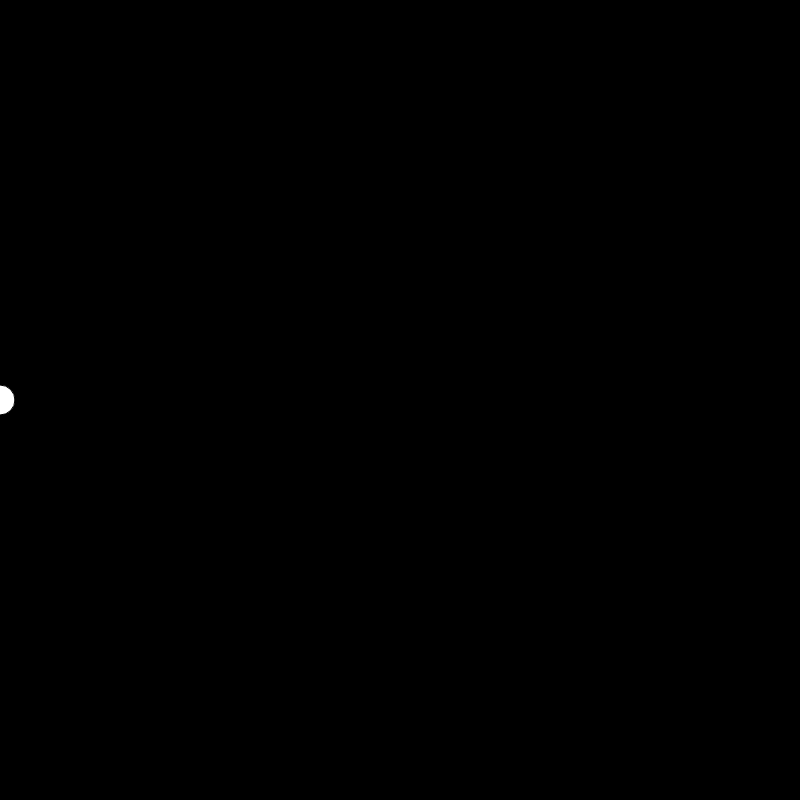
Frame 1 (no input)
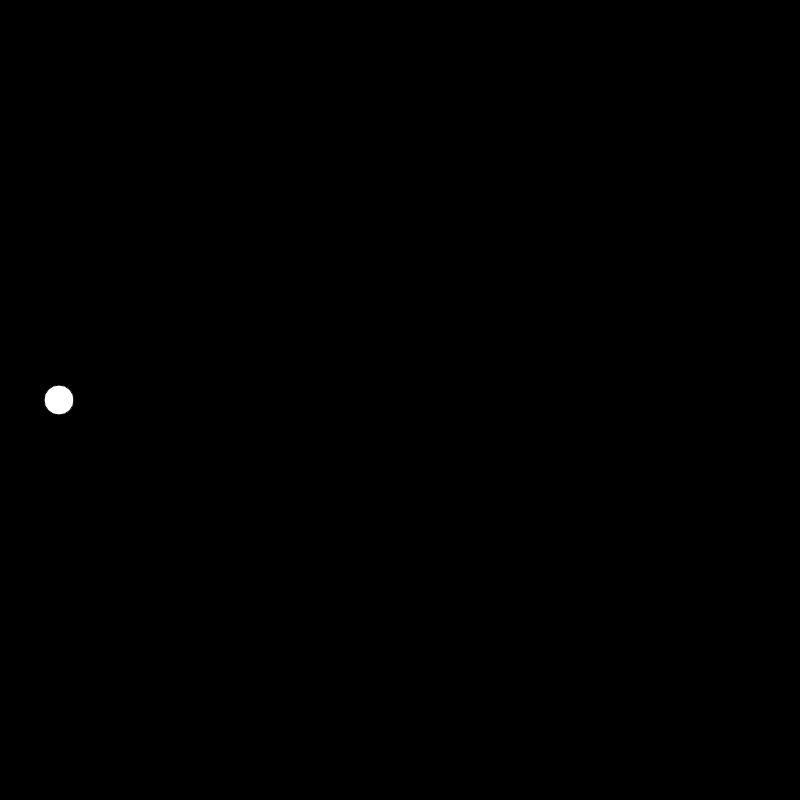
Frame 60 (no input)
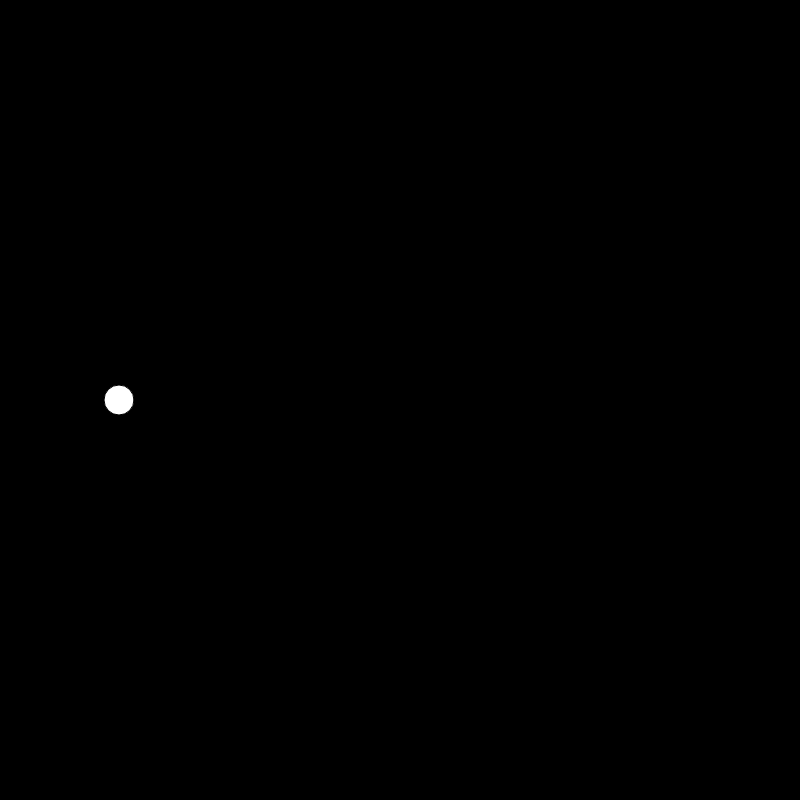
Frame 120 (the mouse pressed at the canvas centre since frame 60)

The p5.js sketch that drew these frames (run headless with seeded random() and noise() and a simulated clock; from frame 60 on, the mouse is pressed at the canvas centre):

// p5.js sketch
// ── sketch.js

var posX;
var posY;
var canvasHeight;
var canvasWidth;

function setup() {
  canvasHeight = 800;
  canvasWidth = 800;
  createCanvas(canvasWidth, canvasHeight );
  posY = canvasHeight/2;
  posX = 0;
}

function draw() {
  background(0);
  fill(255);
  circle(posX, posY, 30);
  posX < canvasWidth ? posX++ : posX = 0;
}
